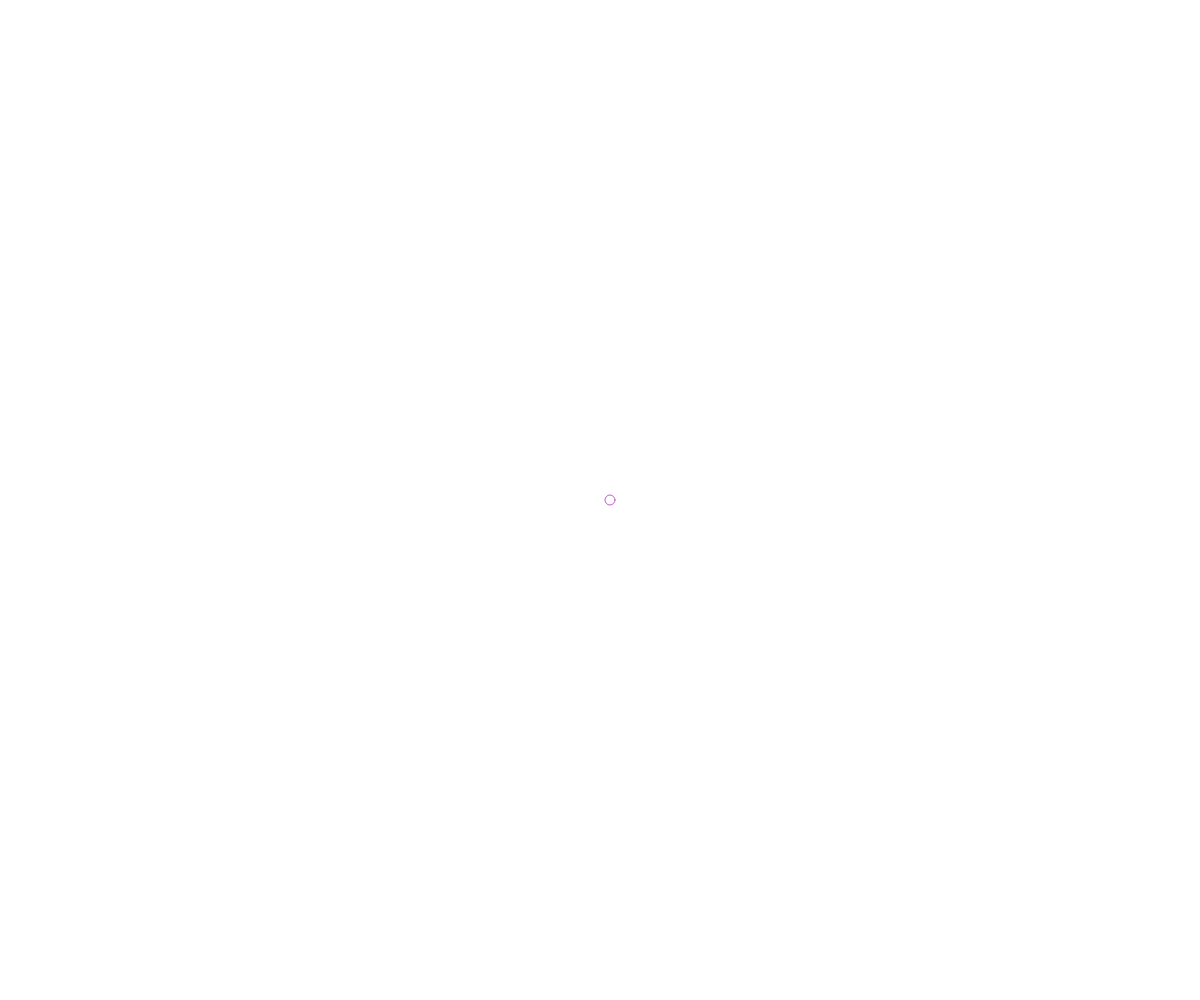
Frame 1 (no input)
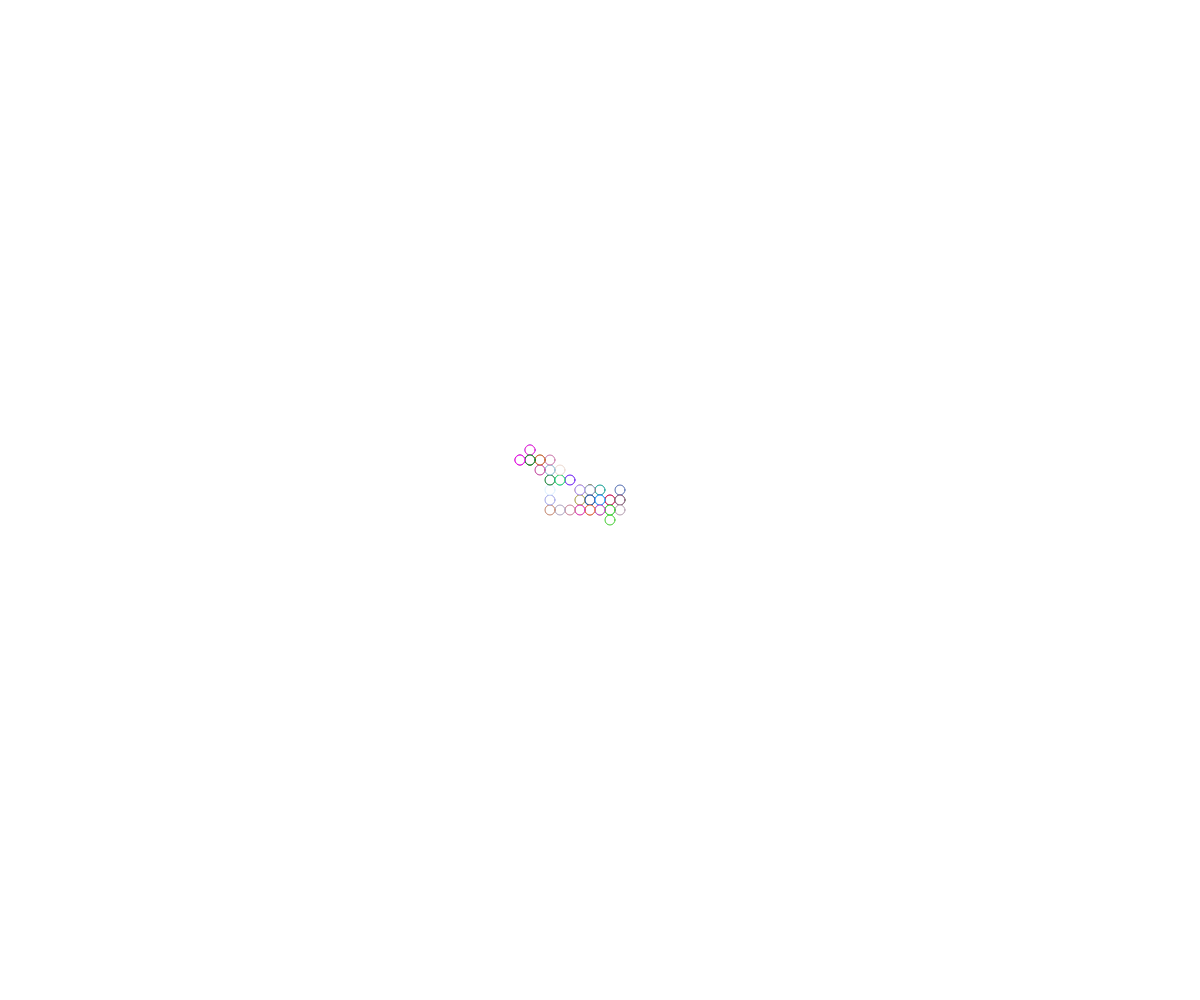
Frame 60 (no input)
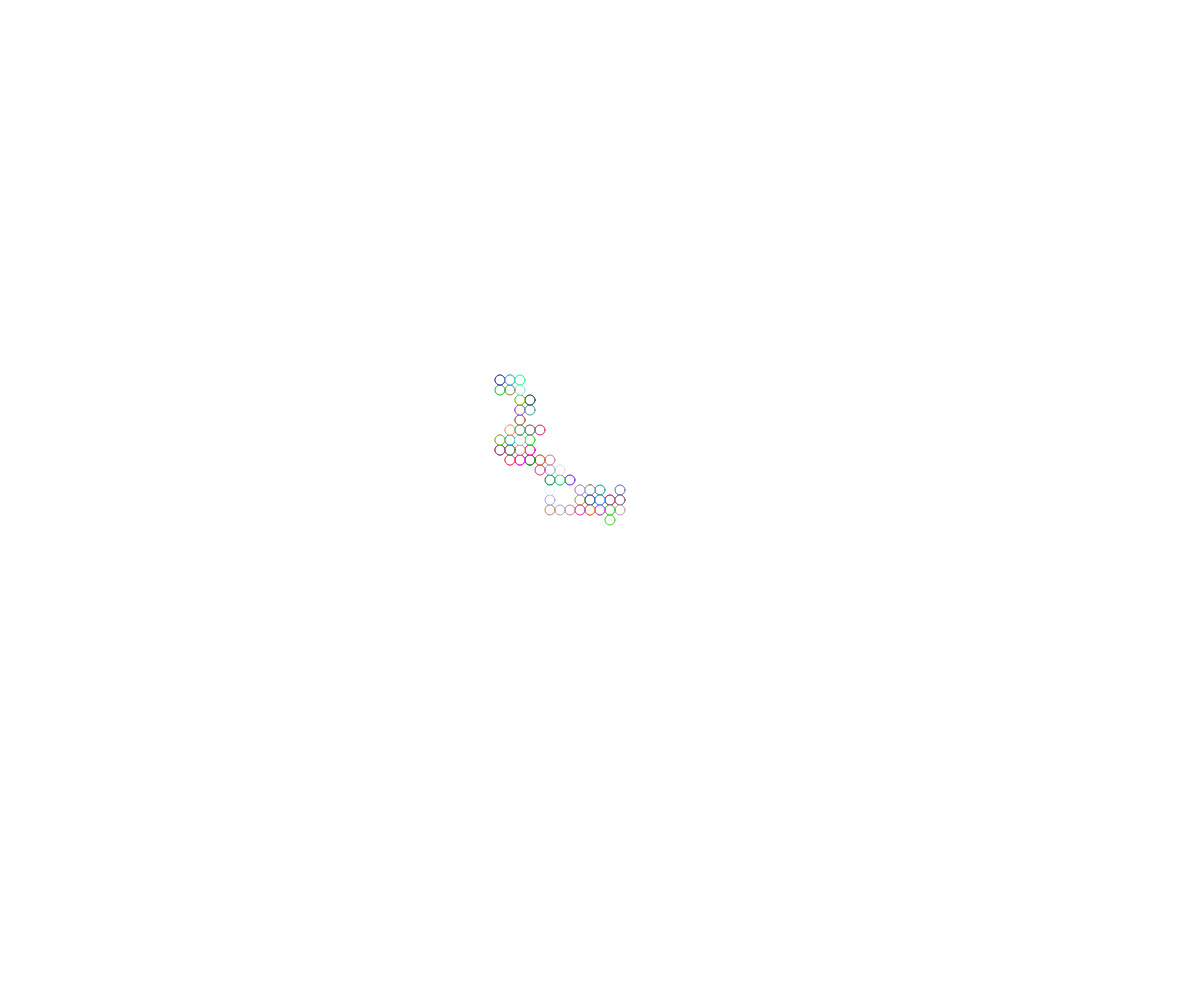
Frame 120 (the mouse pressed at the canvas centre since frame 60)

The p5.js sketch that drew these frames (run headless with seeded random() and noise() and a simulated clock; from frame 60 on, the mouse is pressed at the canvas centre):

// p5.js sketch
// ── sketch.js
let myWalker;

function setup() {
  createCanvas(windowWidth, windowHeight);
  myWalker = new Walker();
}

function draw() {
  myWalker.move();
  myWalker.display();

}

class Walker {
  constructor() {
    this.x = width / 2;
    this.y = height / 2;
    this.speed = 10;
    this.direction = floor(random(4));
  }

  display() {
    stroke(random(255),random(255),random(255));
    ellipse(this.x, this.y, 10);
  }

  move() {
    this.direction = floor(random(4));
    if (this.direction === 0) {
      this.x += this.speed;
    }
    else if (this.direction === 1) {
      this.x -= this.speed;
    }
    else if (this.direction === 2) {
      this.y += this.speed;
    }
    else {
      this.y -= this.speed;
    }
  }
}
